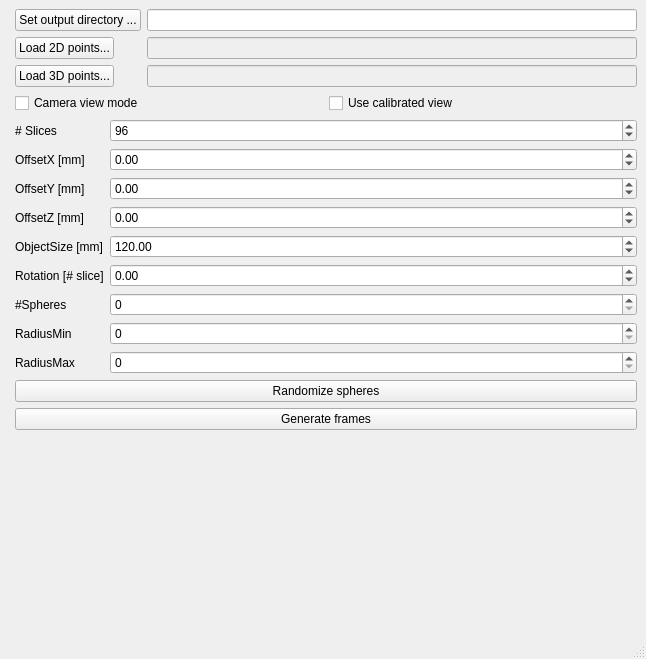
<?xml version="1.0" encoding="UTF-8"?>
<ui version="4.0">
 <class>MainWindow</class>
 <widget class="QMainWindow" name="MainWindow">
  <property name="geometry">
   <rect>
    <x>0</x>
    <y>0</y>
    <width>646</width>
    <height>659</height>
   </rect>
  </property>
  <property name="sizePolicy">
   <sizepolicy hsizetype="Fixed" vsizetype="Fixed">
    <horstretch>0</horstretch>
    <verstretch>0</verstretch>
   </sizepolicy>
  </property>
  <property name="windowTitle">
   <string>Helicoid Simulator</string>
  </property>
  <widget class="QWidget" name="centralWidget">
   <layout class="QHBoxLayout" name="horizontalLayout_2">
    <item>
     <widget class="VolumetricHelicoidWidget" name="volumetricGLWidget" native="true">
      <property name="sizePolicy">
       <sizepolicy hsizetype="Fixed" vsizetype="Fixed">
        <horstretch>1</horstretch>
        <verstretch>1</verstretch>
       </sizepolicy>
      </property>
      <property name="layoutDirection">
       <enum>Qt::LeftToRight</enum>
      </property>
     </widget>
    </item>
    <item>
     <layout class="QVBoxLayout" name="verticalLayout">
      <item>
       <layout class="QFormLayout" name="formLayout_2">
        <property name="fieldGrowthPolicy">
         <enum>QFormLayout::AllNonFixedFieldsGrow</enum>
        </property>
        <item row="0" column="0">
         <widget class="QPushButton" name="pushButtonSetOutputDirectory">
          <property name="text">
           <string>Set output directory ...</string>
          </property>
         </widget>
        </item>
        <item row="0" column="1">
         <widget class="QLineEdit" name="lineEditOutputDirectory"/>
        </item>
        <item row="1" column="0">
         <widget class="QPushButton" name="pushButtonLoad2Dpoints">
          <property name="text">
           <string>Load 2D points...</string>
          </property>
         </widget>
        </item>
        <item row="1" column="1">
         <widget class="QLineEdit" name="lineEdit2DCalibrationPoints">
          <property name="enabled">
           <bool>false</bool>
          </property>
         </widget>
        </item>
        <item row="2" column="0">
         <widget class="QPushButton" name="pushButtonLoad3Dpoints">
          <property name="text">
           <string>Load 3D points...</string>
          </property>
         </widget>
        </item>
        <item row="2" column="1">
         <widget class="QLineEdit" name="lineEdit3DCalibrationPoints">
          <property name="enabled">
           <bool>false</bool>
          </property>
         </widget>
        </item>
       </layout>
      </item>
      <item>
       <layout class="QHBoxLayout" name="horizontalLayout">
        <item>
         <widget class="QCheckBox" name="checkBoxCameraViewMode">
          <property name="text">
           <string>Camera view mode</string>
          </property>
          <property name="checked">
           <bool>false</bool>
          </property>
         </widget>
        </item>
        <item>
         <widget class="QCheckBox" name="checkBoxUseCalibratedView">
          <property name="text">
           <string>Use calibrated view</string>
          </property>
         </widget>
        </item>
       </layout>
      </item>
      <item>
       <layout class="QFormLayout" name="formLayout">
        <property name="fieldGrowthPolicy">
         <enum>QFormLayout::AllNonFixedFieldsGrow</enum>
        </property>
        <item row="0" column="0">
         <widget class="QLabel" name="labelNSlices">
          <property name="text">
           <string># Slices</string>
          </property>
         </widget>
        </item>
        <item row="0" column="1">
         <widget class="QSpinBox" name="spinBoxNSlices">
          <property name="minimum">
           <number>1</number>
          </property>
          <property name="maximum">
           <number>99999999</number>
          </property>
          <property name="value">
           <number>96</number>
          </property>
         </widget>
        </item>
        <item row="1" column="0">
         <widget class="QLabel" name="labelOffsetX">
          <property name="text">
           <string>OffsetX [mm]</string>
          </property>
         </widget>
        </item>
        <item row="1" column="1">
         <widget class="QDoubleSpinBox" name="doubleSpinBoxOffsetX">
          <property name="mouseTracking">
           <bool>true</bool>
          </property>
          <property name="wrapping">
           <bool>true</bool>
          </property>
          <property name="minimum">
           <double>-500.000000000000000</double>
          </property>
          <property name="maximum">
           <double>500.000000000000000</double>
          </property>
         </widget>
        </item>
        <item row="2" column="0">
         <widget class="QLabel" name="labelOffsetY">
          <property name="text">
           <string>OffsetY [mm]</string>
          </property>
         </widget>
        </item>
        <item row="2" column="1">
         <widget class="QDoubleSpinBox" name="doubleSpinBoxOffsetY">
          <property name="mouseTracking">
           <bool>true</bool>
          </property>
          <property name="wrapping">
           <bool>true</bool>
          </property>
          <property name="minimum">
           <double>-500.000000000000000</double>
          </property>
          <property name="maximum">
           <double>500.000000000000000</double>
          </property>
         </widget>
        </item>
        <item row="3" column="0">
         <widget class="QLabel" name="labelOffsetZ">
          <property name="text">
           <string>OffsetZ [mm]</string>
          </property>
         </widget>
        </item>
        <item row="3" column="1">
         <widget class="QDoubleSpinBox" name="doubleSpinBoxOffsetZ">
          <property name="mouseTracking">
           <bool>true</bool>
          </property>
          <property name="wrapping">
           <bool>true</bool>
          </property>
          <property name="minimum">
           <double>-500.000000000000000</double>
          </property>
          <property name="maximum">
           <double>500.000000000000000</double>
          </property>
         </widget>
        </item>
        <item row="4" column="0">
         <widget class="QLabel" name="labelObjectSize">
          <property name="text">
           <string>ObjectSize [mm]</string>
          </property>
         </widget>
        </item>
        <item row="4" column="1">
         <widget class="QDoubleSpinBox" name="doubleSpinBoxObjectSize">
          <property name="maximum">
           <double>600.000000000000000</double>
          </property>
          <property name="value">
           <double>120.000000000000000</double>
          </property>
         </widget>
        </item>
        <item row="5" column="0">
         <widget class="QLabel" name="label">
          <property name="text">
           <string>Rotation [# slice]</string>
          </property>
         </widget>
        </item>
        <item row="5" column="1">
         <widget class="QDoubleSpinBox" name="doubleSpinBoxRotationAngle">
          <property name="cursor">
           <cursorShape>ArrowCursor</cursorShape>
          </property>
          <property name="mouseTracking">
           <bool>true</bool>
          </property>
          <property name="wrapping">
           <bool>true</bool>
          </property>
          <property name="correctionMode">
           <enum>QAbstractSpinBox::CorrectToPreviousValue</enum>
          </property>
          <property name="maximum">
           <double>360.000000000000000</double>
          </property>
         </widget>
        </item>
        <item row="6" column="0">
         <widget class="QLabel" name="label_2">
          <property name="text">
           <string>#Spheres</string>
          </property>
         </widget>
        </item>
        <item row="6" column="1">
         <widget class="QSpinBox" name="spinBoxNSpheres">
          <property name="maximum">
           <number>99999</number>
          </property>
         </widget>
        </item>
        <item row="7" column="1">
         <widget class="QSpinBox" name="spinBoxSpheresRadiusMin"/>
        </item>
        <item row="7" column="0">
         <widget class="QLabel" name="label_3">
          <property name="text">
           <string>RadiusMin</string>
          </property>
         </widget>
        </item>
        <item row="8" column="0">
         <widget class="QLabel" name="label_4">
          <property name="text">
           <string>RadiusMax</string>
          </property>
         </widget>
        </item>
        <item row="8" column="1">
         <widget class="QSpinBox" name="spinBoxSpheresRadiusMax"/>
        </item>
       </layout>
      </item>
      <item>
       <widget class="QPushButton" name="pushButtonRandomizeSpheres">
        <property name="text">
         <string>Randomize spheres</string>
        </property>
       </widget>
      </item>
      <item>
       <widget class="QPushButton" name="pushButtonStartFramesGeneration">
        <property name="text">
         <string>Generate frames</string>
        </property>
       </widget>
      </item>
      <item>
       <spacer name="verticalSpacer">
        <property name="orientation">
         <enum>Qt::Vertical</enum>
        </property>
        <property name="sizeHint" stdset="0">
         <size>
          <width>20</width>
          <height>40</height>
         </size>
        </property>
       </spacer>
      </item>
     </layout>
    </item>
   </layout>
  </widget>
  <widget class="QStatusBar" name="statusbar"/>
 </widget>
 <customwidgets>
  <customwidget>
   <class>VolumetricHelicoidWidget</class>
   <extends>QWidget</extends>
   <header>VolumetricHelicoidWidget.h</header>
   <container>1</container>
  </customwidget>
 </customwidgets>
 <resources/>
 <connections/>
</ui>
